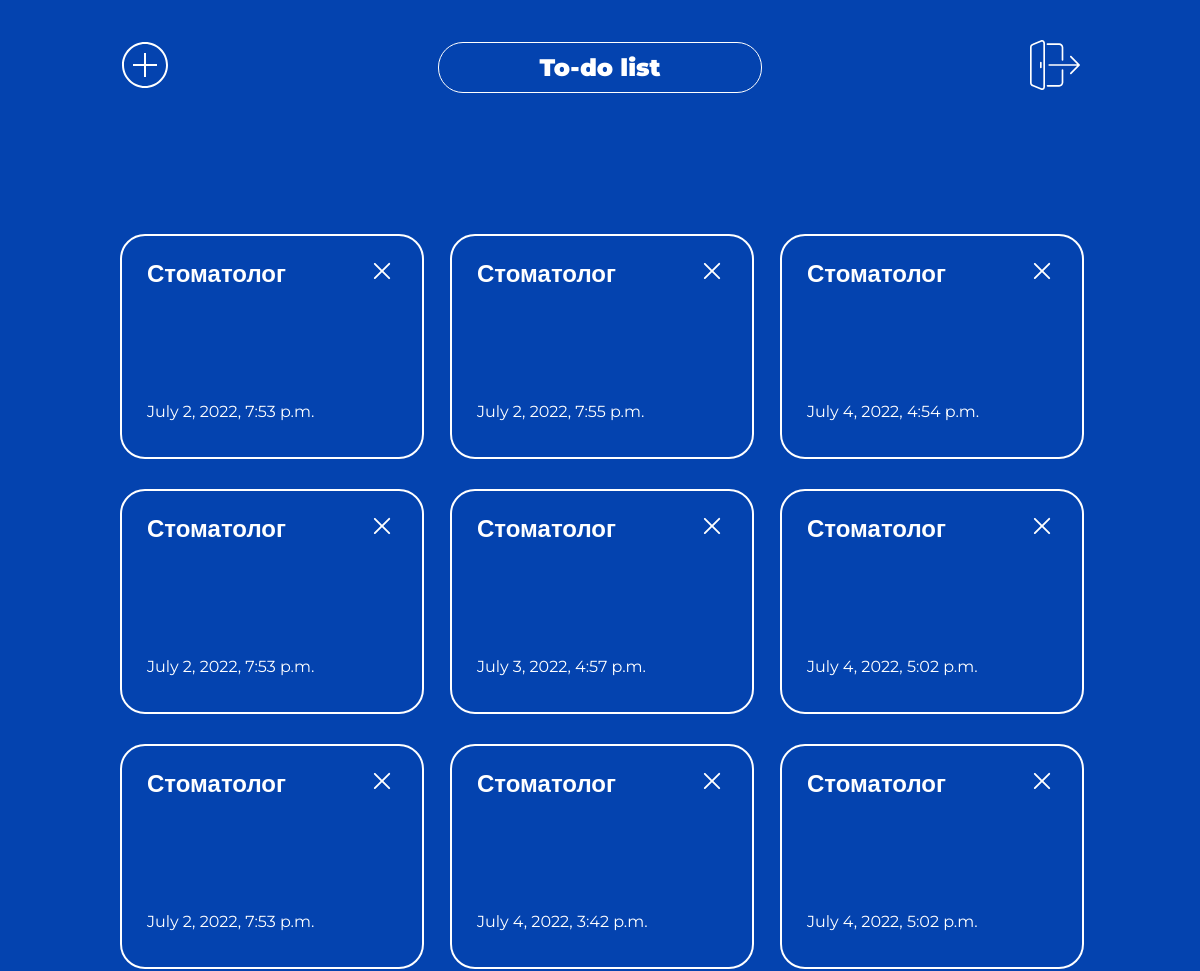
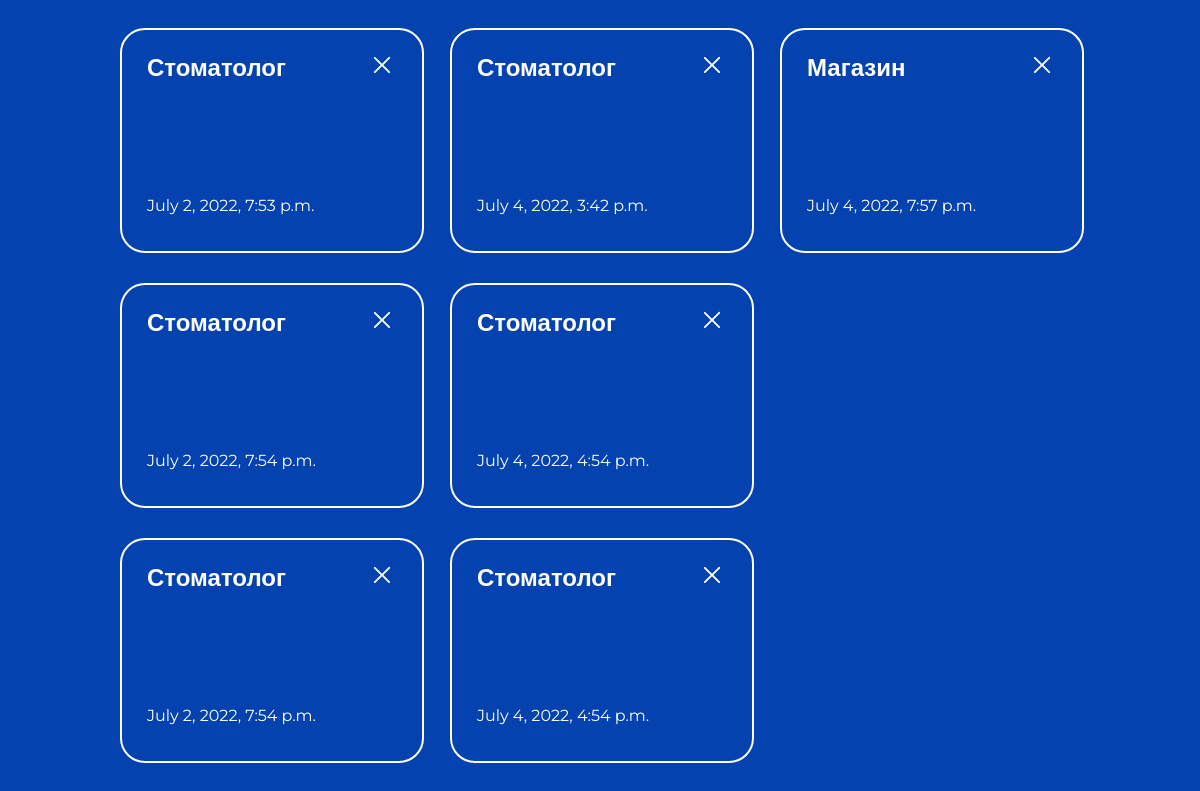
The app's page /, older data (2 pictures, top to bottom).
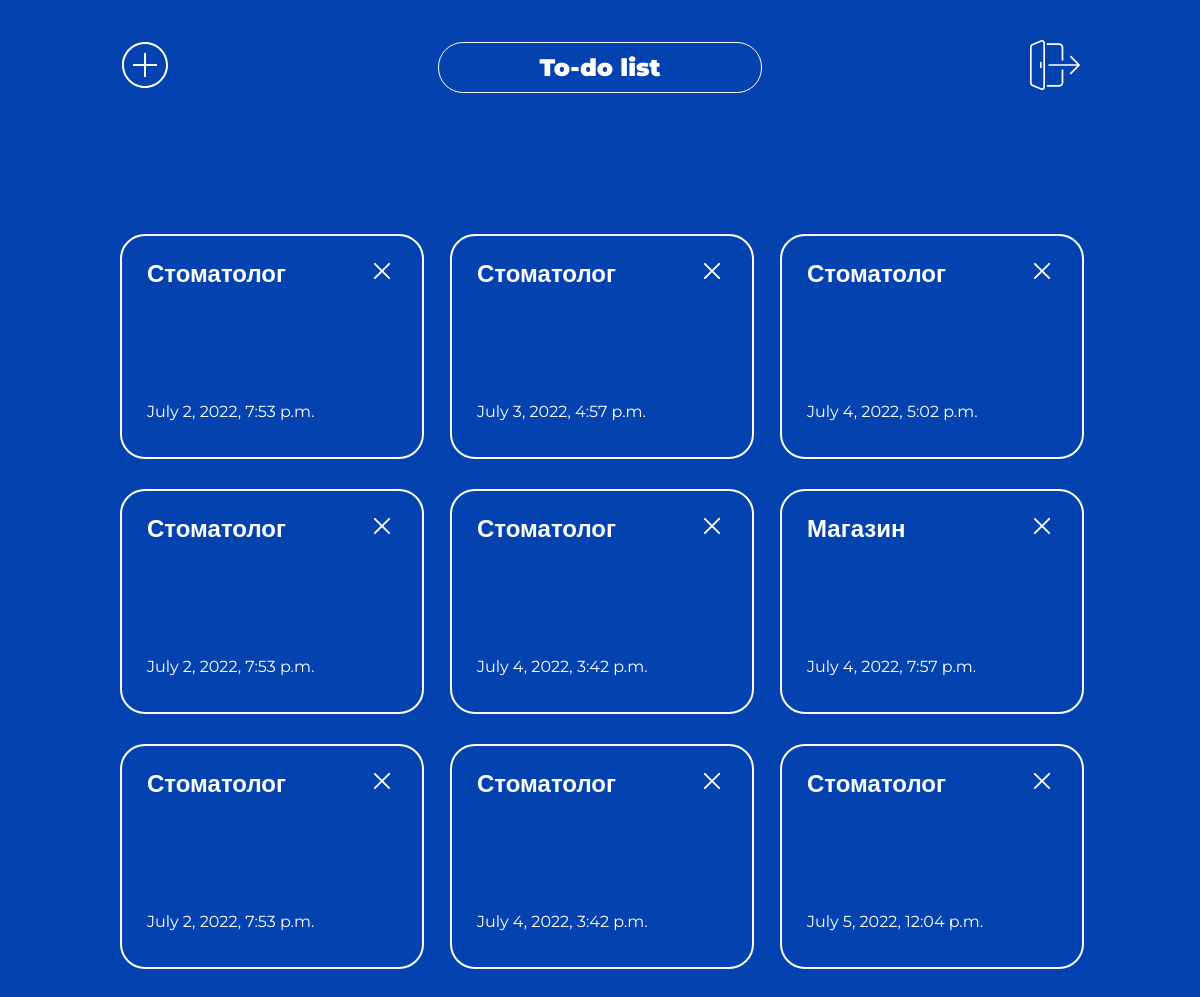
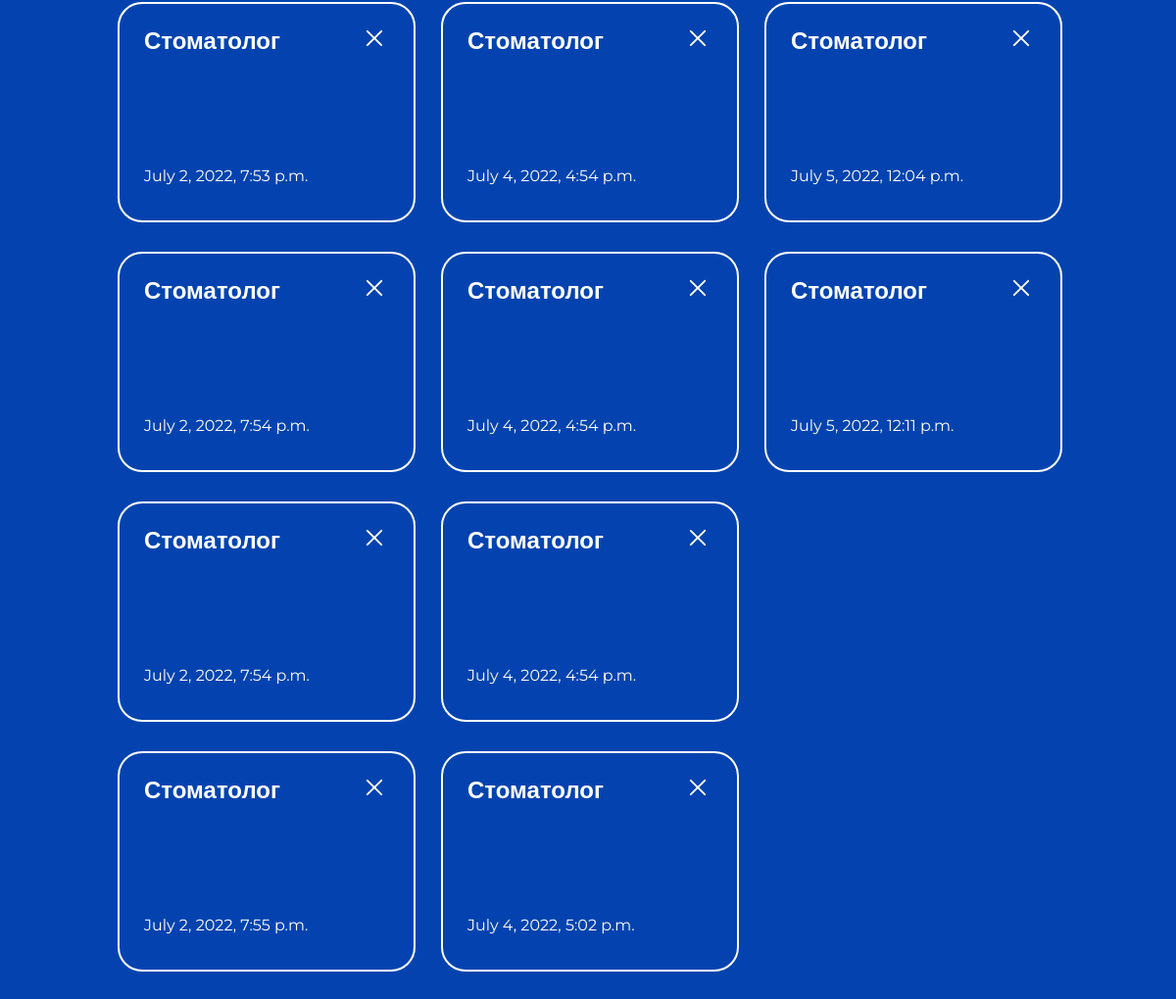
The same page, newer data (2 pictures, top to bottom).
### todoapp/models.py (models this page shows)
class Task(models.Model):
    user = models.ForeignKey('User', null=True, on_delete=models.CASCADE, verbose_name='Пользователь', blank=True)
    title = models.CharField(max_length=25, verbose_name='Задание')
    description = models.TextField(blank=True, verbose_name='Описание')
    time_stamp = models.DateTimeField(auto_now_add=True, verbose_name='Дата создания')
    is_finished = models.BooleanField(default=False, verbose_name='Выполнено')
    class Meta:
        verbose_name = 'Задание'
        verbose_name_plural = 'Задания'

### todoapp/views.py (the view)
# urls.py: path('', TasksListView.as_view(), name='tasks'),
class TasksListView(ListView):
    model = Task
    context_object_name = 'tasks'

### templates/todoapp/task_list.html
{% extends 'todoapp/base.html' %}
{% block content %}
{% load static %}
{% if tasks %}
    <div class="task_list">
        {% for task in tasks %}
            <div class="task">
                {% if task.is_finished %}
                    <div class="wrapper_heading">
                        <a href="update/{{task.pk}}/" class="heading" style="text-decoration: line-through; font-weight: 600;">{{task.title}}</a>
                        <a href="/delete/{{task.pk}}">
                            <img src="{% static 'todoapp/images/delete.svg' %}" class="delete_img">
                        </a>
                    </div>
                    <p class="details">Done</p>
                    <p class="time">{{task.time_stamp}}</p>
                {% else %}
                    <div class="wrapper_heading">
                        <a href="update/{{task.pk}}/" class="heading">{{task.title}}</a>
                        <a href="/delete/{{task.pk}}">
                            <img src="{% static 'todoapp/images/delete.svg' %}" class="delete_img">
                        </a>
                    </div>
                    <p class="details">{{task.description}}</p>
                    <p class="time">{{task.time_stamp}}</p>
                {% endif %}
            </div>
        {% endfor %}
    </div>
{% endif %}
{% endblock %}

### templates/todoapp/base.html (shortened to what this page needs)
{% load static %}
<!DOCTYPE html>
<html lang="en">
<head>
    <link rel="stylesheet" href="{% static 'todoapp/css/styles.css' %}" type="text/css" />
    <link rel="stylesheet" href="{% static 'todoapp/css/task_form.css' %}" type="text/css" />
</head>
<body>
    <div class="container">
        <header>
            <a href="{% url 'create_task' %}">
                <img src="{% static 'todoapp/images/add.svg' %}">
            </a>
            <a href="{% url 'tasks' %}" class="logo_button">To-do list</a>
            <a href="#">
                <img src="{% static 'todoapp/images/logout.svg' %}">
            </a>
        </header>
        <div class="content">
            {% block content %}
            {% endblock %}
        </div>
    </div>
</body>
</html>

### static/todoapp/css/styles.css (style rules this page uses)
body { margin: 0; background-color: #0443AF; font-family: 'Montserrat', sans-serif; }
.container { margin: 0 auto; width: 80%; }
img { height: 50px; width: 50px; }
a { text-decoration: none; }
.logo_button { display: inline-block; border: 1px solid; padding: 10px 100px; border-radius: 25px; background-color: transparent; color: white; font-size: 24px; font-weight: 900; }
header { margin: auto; padding: 40px 0px; display: flex; justify-content: space-between; align-items: center; }
.content { color: white; font-size: 16px; padding: 100px 0px; }
.task_list { column-count: 4; column-gap: 30px; }
.task { display: inline-block; margin: 0px 0px 30px 0px; border: 2px solid white; border-radius: 25px; width: 100%; }
.task p, .wrapper_heading { padding: 20px 25px; }
.wrapper_heading { display: flex; justify-content: space-between; align-items: center; }
.delete_img { height: 30px; width: 30px; }
.heading { font-size: 24px; font-weight: 900; color: white; }
.details { font-size: 16px; }
@media only screen and (max-width: 1368px) { .task_list { column-count: 3; } }

Row changes from the older to the newer data that the page shows:
added Task: title "Стоматолог", is_finished False (drawn), time_stamp "July 5, 2022, 12:04 p.m."
added Task: title "Стоматолог", is_finished False (drawn), time_stamp "July 5, 2022, 12:04 p.m."
added Task: title "Стоматолог", is_finished False (drawn), time_stamp "July 5, 2022, 12:11 p.m."
